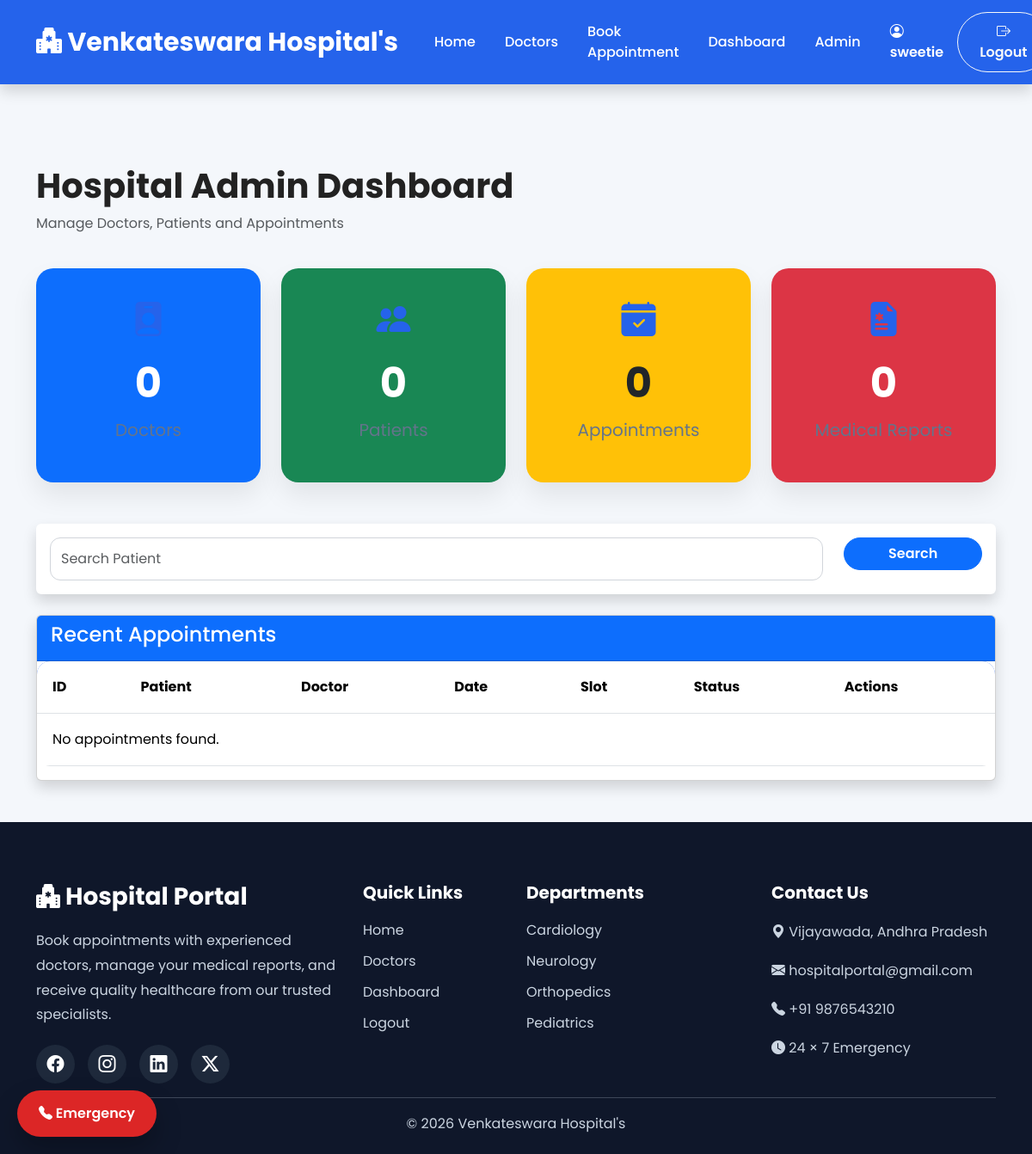
The page /admin-dashboard/ (signed in) on the database as committed earlier.
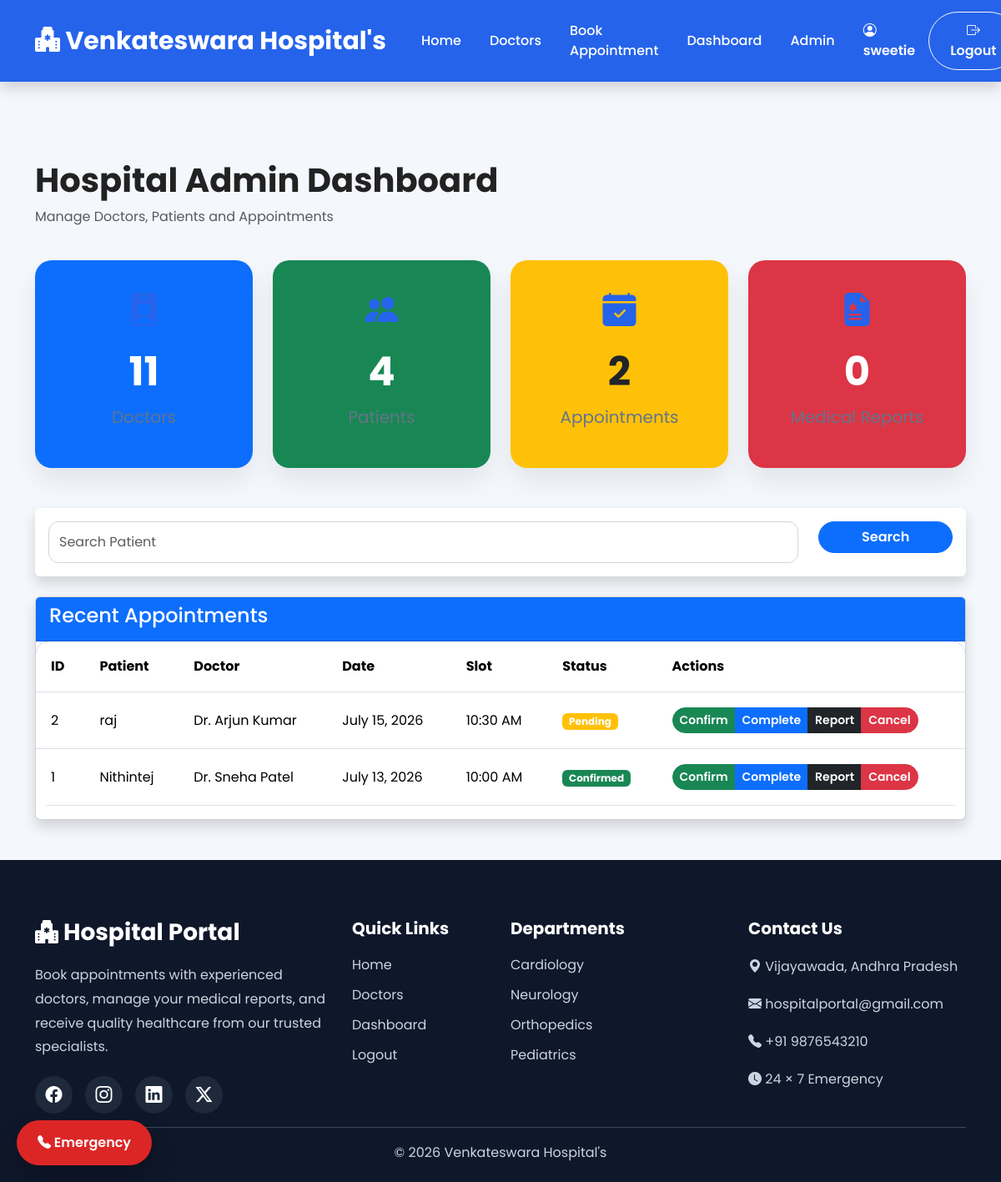
The same page on the database as committed later.
### appointments/models.py (models this page shows, shortened)
class Appointment(models.Model):
    STATUS = [
        ('PENDING', 'Pending'),
        ('CONFIRMED', 'Confirmed'),
        ('COMPLETED', 'Completed'),
        ('CANCELLED', 'Cancelled'),
    ]
    doctor = models.ForeignKey(
        Doctor,
        on_delete=models.CASCADE,
        related_name='appointments'
    )
    patient = models.ForeignKey(
        Patient,
        on_delete=models.CASCADE,
        related_name='appointments'
    )
    appointment_date = models.DateField()
    time_slot = models.CharField(max_length=30)
    reason = models.TextField(blank=True)
    status = models.CharField(
        max_length=20,
        choices=STATUS,
        default='PENDING'
    )
    created_at = models.DateTimeField(auto_now_add=True)
    class Meta:
        unique_together = (
            'doctor',
            'appointment_date',
            'time_slot'
        )

class Patient(models.Model):
    user = models.OneToOneField(
        User,
        on_delete=models.CASCADE,
        null=True,
        blank=True
    )
    GENDER = [
        ('Male', 'Male'),
        ('Female', 'Female'),
        ('Other', 'Other'),
    ]
    BLOOD_GROUPS = [
        ('A+', 'A+'),
        ('A-', 'A-'),
        ('B+', 'B+'),
        ('B-', 'B-'),
        ('AB+', 'AB+'),
        ('AB-', 'AB-'),
        ('O+', 'O+'),
        ('O-', 'O-'),
    ]
    name = models.CharField(max_length=100)
    age = models.PositiveIntegerField()
    gender = models.CharField(
        max_length=10,
        choices=GENDER
    )
    phone = models.CharField(
    max_length=15,
    blank=True,
    default=""
    )
    email = models.EmailField()
    address = models.TextField()
    blood_group = models.CharField(
        max_length=5,
        choices=BLOOD_GROUPS
    )
    created_at = models.DateTimeField(auto_now_add=True)

class Doctor(models.Model):
    DEPARTMENTS = [
        ('CARDIO', 'Cardiology'),
        ('PEDIA', 'Pediatrics'),
        ('ORTHO', 'Orthopedics'),
        ('NEURO', 'Neurology'),
    ]
    name = models.CharField(max_length=100)
    profile_image = models.ImageField(
        upload_to='doctors/',
        default='doctors/default.png'
    )
    department = models.CharField(
        max_length=10,
        choices=DEPARTMENTS
    )
    specialization = models.CharField(max_length=150)
    qualification = models.CharField(max_length=200)
    experience = models.PositiveIntegerField(
        help_text="Experience in Years"
    )
    consultation_fee = models.DecimalField(
        max_digits=8,
        decimal_places=2
    )
    available_days = models.CharField(
        max_length=100,
        default="Monday,Tuesday,Wednesday,Thursday,Friday"
    )
    available_time = models.CharField(
        max_length=100,
        default="09:00 AM - 05:00 PM"
    )
    email = models.EmailField()
    phone = models.CharField(
    max_length=15,
    blank=True,
    default=""
)
    about = models.TextField()
    rating = models.DecimalField(
        max_digits=2,
        decimal_places=1,
        default=5.0
    )
    is_active = models.BooleanField(default=True)
    created_at = models.DateTimeField(auto_now_add=True)
    class Meta:
        ordering = ['name']

### appointments/views.py (the view)
@login_required(login_url="login")
def admin_dashboard(request):
    if not request.user.is_staff:
        messages.error(
            request,
            "Access Denied."
        )
        return redirect("home")
    search = request.GET.get("search")
    appointments = Appointment.objects.select_related(
        "doctor",
        "patient"
    ).order_by(
        "-appointment_date"
    )
    if search:
        appointments = appointments.filter(
            patient__name__icontains=search
        )
    context = {
        "doctor_count": Doctor.objects.count(),
        "patient_count": Patient.objects.count(),
        "appointment_count": Appointment.objects.count(),
        "report_count": MedicalReport.objects.count(),
        "appointments": appointments,
    }
    return render(
        request,
        "adminpanel/dashboard.html",
        context
    )

### templates/adminpanel/dashboard.html (shortened to what this page needs)
{% extends 'base.html' %}
{% block content %}
<div class="container py-5 mt-5">
<div class="row mb-4">
<div class="col">
<h1 class="fw-bold">
Hospital Admin Dashboard
</h1>
<p class="text-muted">
Manage Doctors, Patients and Appointments
</p>
</div>
</div>
<div class="row g-4 mb-5">
<div class="col-lg-3">
<div class="dashboard-card bg-primary text-white">
<i class="bi bi-person-badge-fill fs-1"></i>
<h2>
{{doctor_count}}
</h2>
<p>
</p>
</div>
</div>
<div class="col-lg-3">
<div class="dashboard-card bg-success text-white">
<i class="bi bi-people-fill fs-1"></i>
<h2>
{{patient_count}}
</h2>
<p>
</p>
</div>
</div>
<div class="col-lg-3">
<div class="dashboard-card bg-warning text-dark">
<i class="bi bi-calendar-check-fill fs-1"></i>
<h2>
{{appointment_count}}
</h2>
<p>
Appointments
</p>
</div>
</div>
<div class="col-lg-3">
<div class="dashboard-card bg-danger text-white">
<i class="bi bi-file-earmark-medical-fill fs-1"></i>
<h2>
{{report_count}}
</h2>
<p>
</p>
</div>
</div>
</div>
<div class="card shadow border-0 mb-4">
<div class="card-body">
<form method="GET">
<div class="row">
<div class="col-lg-10">
<input
type="text"
class="form-control"
placeholder="Search Patient"
name="search"
value="{{request.GET.search}}">
</div>
<div class="col-lg-2">
<button
class="btn btn-primary w-100">
Search
</button>
</div>
</div>
</form>
</div>
</div>
<div class="card shadow">
<div class="card-header bg-primary text-white">
<h4>
Recent Appointments
</h4>
</div>
<div class="table-responsive">
<table class="table table-hover align-middle">
<thead>
<tr>
<th>ID</th>
<th>Patient</th>
<th>Doctor</th>
<th>Date</th>
<th>Slot</th>
<th>Status</th>
<th>Actions</th>
</tr>
</thead>
<tbody>
{% for appointment in appointments %}
<tr>
<td>
{{appointment.id}}
</td>
<td>
{{appointment.patient.name}}
</td>
<td>
Dr. {{appointment.doctor.name}}
</td>
<td>
{{appointment.appointment_date}}
</td>
<td>
{{appointment.time_slot}}
</td>
<td>
{% if appointment.status == "PENDING" %}
<span class="badge bg-warning">
Pending
</span>
{% elif appointment.status == "CONFIRMED" %}
<span class="badge bg-success">
Confirmed
</span>
{% elif appointment.status == "COMPLETED" %}
<span class="badge bg-primary">
Completed
</span>
{% else %}
<span class="badge bg-danger">
Cancelled
</span>
{% endif %}
</td>
<td>
<div class="btn-group">
<a
href="{% url 'update_status' appointment.id 'CONFIRMED' %}"
class="btn btn-success btn-sm">
Confirm
</a>
<a
href="{% url 'update_status' appointment.id 'COMPLETED' %}"
class="btn btn-primary btn-sm">
Complete
</a>
<a
href="{% url 'create_medical_report' appointment.id %}"
class="btn btn-dark btn-sm">
Report
</a>
<a
href="{% url 'update_status' appointment.id 'CANCELLED' %}"
class="btn btn-danger btn-sm">
Cancel
</a>
</div>
</td>
</tr>
{% empty %}
<tr>
<td colspan="7">
No appointments found.
</td>
</tr>
{% endfor %}
</tbody>
</table>
</div>
</div>
</div>
{% endblock %}

Rows that differ between the two databases and show on the page:
added Appointment: id "2", patient.name "raj", doctor.name "Arjun Kumar", appointment_date "July 15, 2026", time_slot "10:30 AM", status "Pending"
added Appointment: id "1", patient.name "Nithintej", doctor.name "Sneha Patel", appointment_date "July 13, 2026", time_slot "10:00 AM", status "Confirmed"
Other text that changed with them:
{{ doctor_count }}: "0" → "11"
{{ patient_count }}: "0" → "4"
{{ appointment_count }}: "0" → "2"
text no longer shown: "No appointments found."
